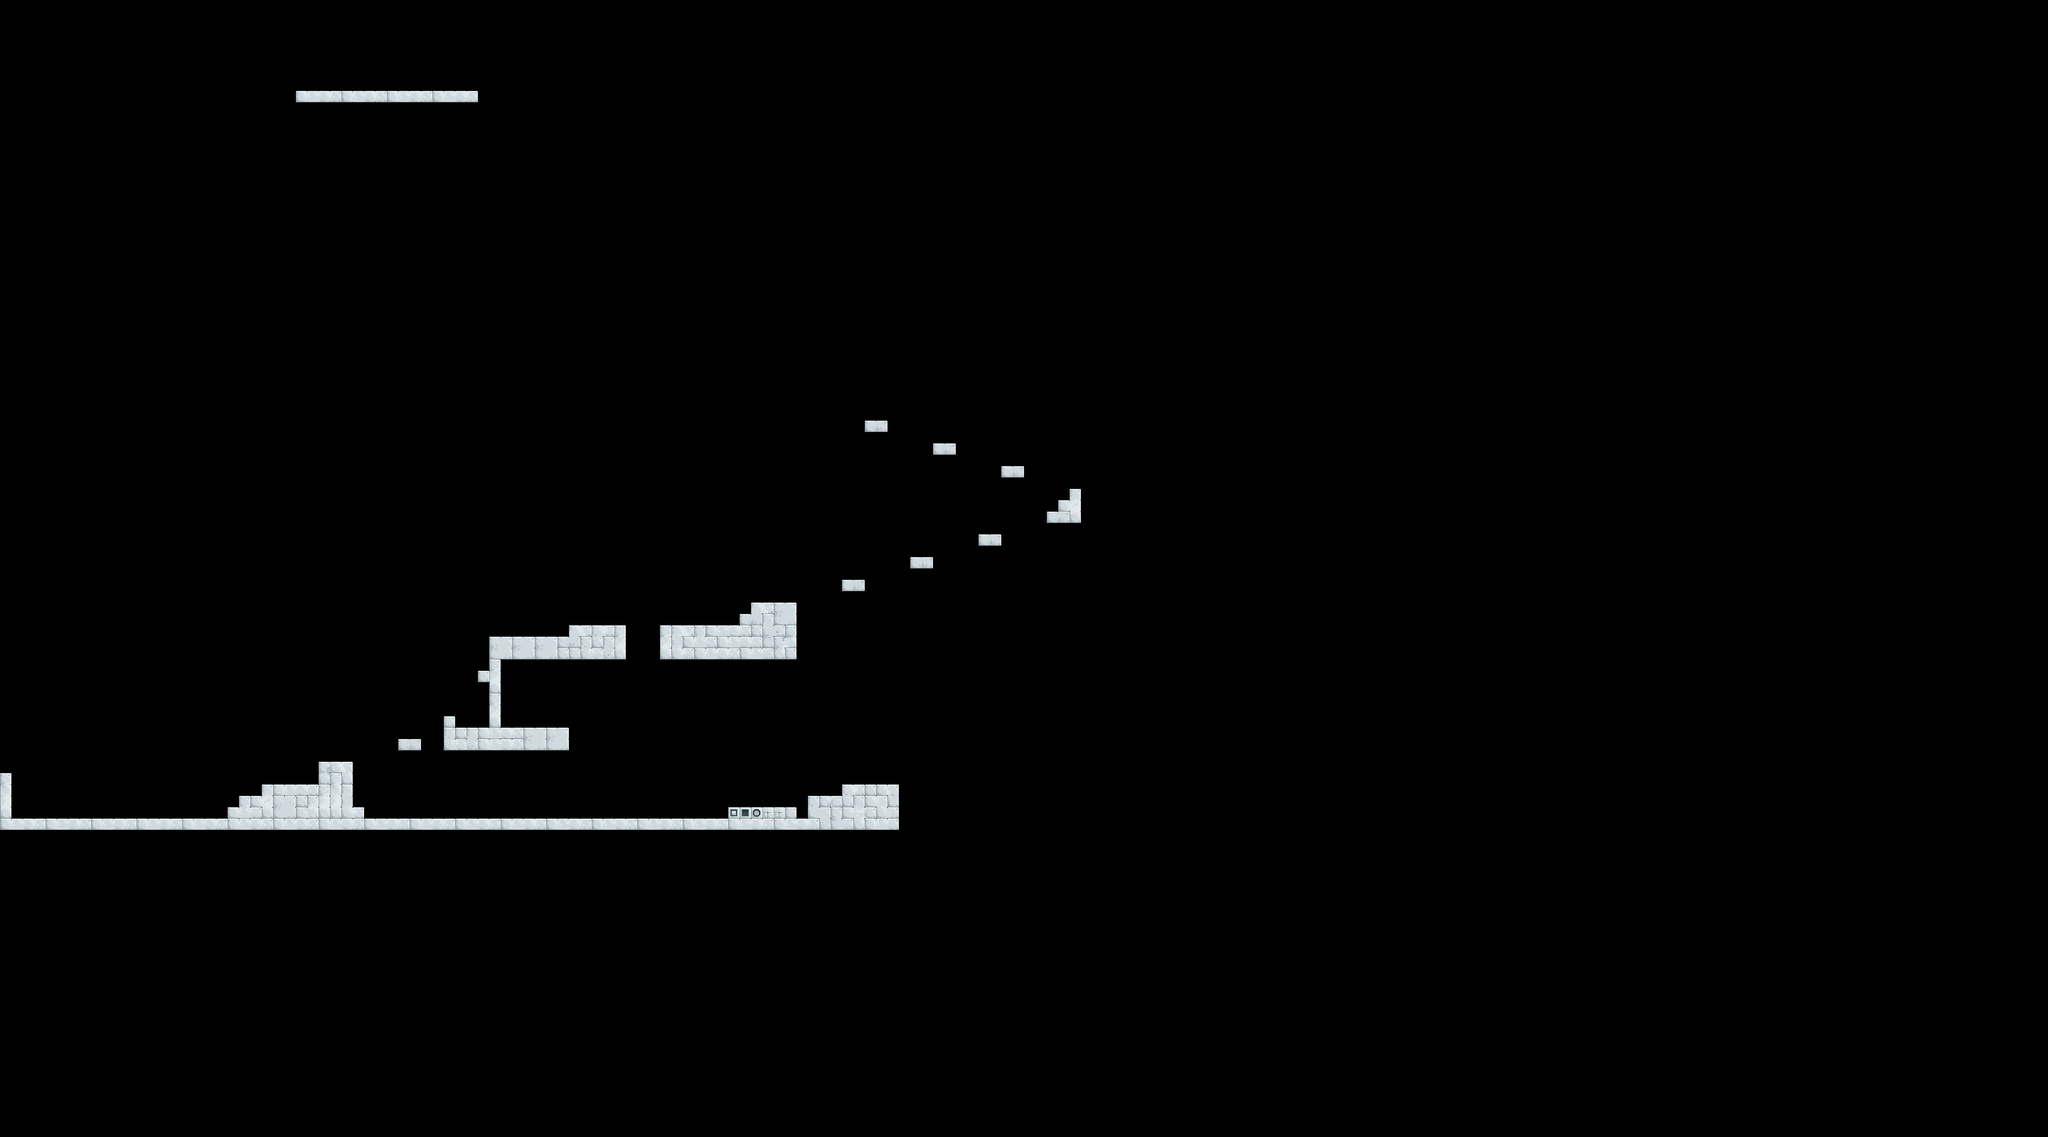

A level layout from a 2D game, rendered from its tile map. Below: a short description, then the map file with tile-grid data replaced by summaries:
An orthogonal 180x100 tile map with 24x24 px tiles, 1 tile layer (Tile Layer 1).

<map version="1.0" orientation="orthogonal" width="180" height="100" tilewidth="24" tileheight="24">
 <tileset firstgid="1" name="tiles" tilewidth="24" tileheight="24">
  <image source="../images/tiles.png" width="480" height="384" />
 </tileset>
 <layer name="Tile Layer 1" width="180" height="100">
  <data>[18000 cells, 2543 non-empty, 88 distinct tile ids]</data>
 </layer>
</map>
